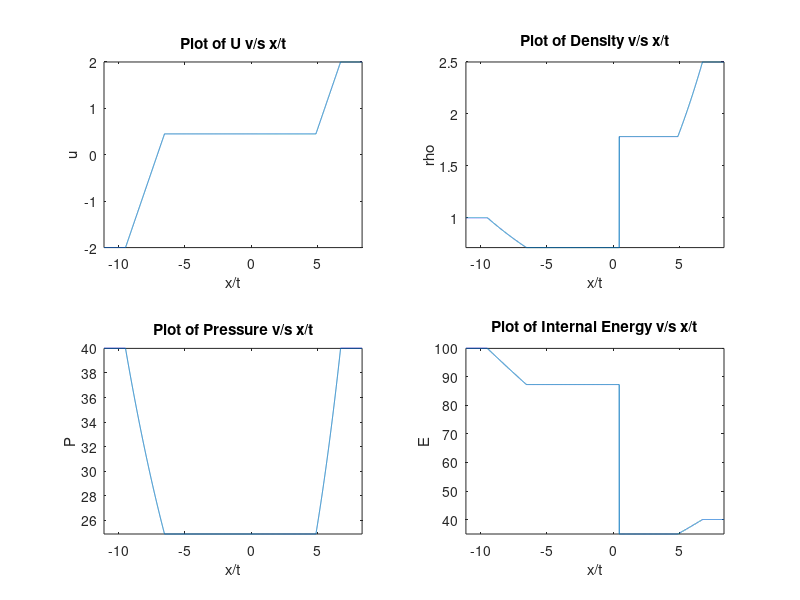

Write MATLAB code to recreate this figure.
clear 
close all
clc
%% Ratio of specific heats for air
gamma=1.4;
%% Conditions at time t = 0
ch=0;
while (ch==0)
    fprintf ('Choose one of the following cases: \n');
    fprintf ('\n \t Case 1: Sods problem \n');
    fprintf ('\t Case 2: Left running expansion and right running "STRONG" shock \n');
    fprintf ('\t Case 3: Left running shock and right running expansion \n');
    fprintf ('\t Case 4: Double shock \n');
    fprintf ('\t Case 5: Double expansion \n');
    fprintf ('\t Case 6: Cavitation \n');
    Case=input ('\nEnter a case no. <1-6>: ');
    if Case==1
        %------------------------------------------------------------------
        % Case 1: Sod's problem
        %------------------------------------------------------------------
        p1=1;
        p4=0.1;
        u1=0;
        u4=0;
        rho1=1;
        rho4=0.125;
        fprintf('p1 = %f \n', p1);
        fprintf('p4 = %f \n', p4);
        fprintf('u1 = %f \n', u1);
        fprintf('u4 = %f \n', u4);
        fprintf('rho1 = %f \n', rho1);
        fprintf('rho4 = %f \n', rho4);
        ch=1;
    elseif Case==2
        %------------------------------------------------------------------
        % Case 2: Left expansion and right strong shock
        %------------------------------------------------------------------
        p1=1000;
        p4=0.1;
        u1=0;
        u4=0;
        rho1=3;
        rho4=2;
        fprintf('p1 = %f \n', p1);
        fprintf('p4 = %f \n', p4);
        fprintf('u1 = %f \n', u1);
        fprintf('u4 = %f \n', u4);
        fprintf('rho1 = %f \n', rho1);
        fprintf('rho4 = %f \n', rho4);
        ch=1;
    elseif Case==3
        %------------------------------------------------------------------
        % Case 3: Right expansion and left shock
        %------------------------------------------------------------------
        p1=7;
        p4=10;
        u1=0;
        u4=0;
        rho1=1;
        rho4=1;
        fprintf('p1 = %f \n', p1);
        fprintf('p4 = %f \n', p4);
        fprintf('u1 = %f \n', u1);
        fprintf('u4 = %f \n', u4);
        fprintf('rho1 = %f \n', rho1);
        fprintf('rho4 = %f \n', rho4);
        ch=1;
    elseif Case == 4
        %------------------------------------------------------------------
        % Case 4: Double shock
        %------------------------------------------------------------------
        p1=450;
        p4=45;
        u1=20;
        u4=-6;
        rho1=6;
        rho4=6;
        fprintf('p1 = %f \n', p1);
        fprintf('p4 = %f \n', p4);
        fprintf('u1 = %f \n', u1);
        fprintf('u4 = %f \n', u4);
        fprintf('rho1 = %f \n', rho1);
        fprintf('rho4 = %f \n', rho4);
        ch=1;
    elseif Case==5
        %------------------------------------------------------------------
        % Case 5: Double expansion
        %------------------------------------------------------------------
        p1=40;
        p4=40;
        u1=-2;
        u4=2;
        rho1=1;
        rho4=2.5;
        fprintf('p1 = %f \n', p1);
        fprintf('p4 = %f \n', p4);
        fprintf('u1 = %f \n', u1);
        fprintf('u4 = %f \n', u4);
        fprintf('rho1 = %f \n', rho1);
        fprintf('rho4 = %f \n', rho4);
        ch=1;
    elseif Case==6
        %------------------------------------------------------------------
        % Case 6: Cavitation
        %------------------------------------------------------------------
        p1=0.4;
        p4=0.4;
        u1=-20;
        u4=20;
        rho1=1;
        rho4=1;
        fprintf('p1 = %f \n', p1);
        fprintf('p4 = %f \n', p4);
        fprintf('u1 = %f \n', u1);
        fprintf('u4 = %f \n', u4);
        fprintf('rho1 = %f \n', rho1);
        fprintf('rho4 = %f \n', rho4);
        ch=1;
    else
        fprintf ('Please enter an appropriate choice \n');
    end
end
%--------------------------------------------------------------------------
% Calculation of flow parameters at initial condition
%--------------------------------------------------------------------------
a1=sqrt(gamma*p1/rho1);
a4=sqrt(gamma*p4/rho4);
M1=u1/a1;
M4=u4/a4;
if u1<0 && u4>0 && (u1+(2/(gamma-1))*a1)<=(u4-(2/(gamma-1))*a4)
    fprintf('\n Cavitation is observed in this case of double expansion. No solution possible \n');
else
    p23up=(((gamma-1)/2*(u1-u4)+a1+a4)/((a1*(p1)^((2*gamma)/(gamma-1)))+...
          (a4*(p4)^((2*gamma)/(gamma-1)))))^((2*gamma)/(gamma-1)); % upper limit
    p23down=(rho1*a1*p4+rho4*a4*p1-(rho1*a1*rho4*a4*(u4-u1)))/(rho1*a1+rho4*a4); %lower limit by linear theory
    s=0;
    if p23down>=p1
        s=1;
    end
    ss=0;
    if p23down>=p4
        ss=1;
    end
    if s==1
        m1=rho1*a1*sqrt(1+((gamma+1)*(p23up-p1)/(2*gamma*p1)));
        m1d=rho1*a1*sqrt(1+((gamma+1)*(p23down-p1)/(2*gamma*p1)));
    else
        m1=rho1*a1*(gamma-1)/(2*gamma)*(1-p23up/p1)/(1-(p23up/p1)^((gamma-1)/(2*gamma)));
        m1d=rho1*a1*(gamma-1)/(2*gamma)*(1-p23down/p1)/(1-(p23down/p1)^((gamma-1)/(2*gamma)));
    end
    if ss==1
        m4=rho4*a4*sqrt(1+((gamma+1)*(p23up-p4)/(2*gamma*p4)));
        m4d=rho4*a4*sqrt(1+((gamma+1)*(p23down-p4)/(2*gamma*p4)));
    else
        m4=rho4*a4*(gamma-1)/(2*gamma)*(1-p23up/p4)/(1-(p23up/p4)^((gamma-1)/(2*gamma)));
        m4d=rho4*a4*(gamma-1)/(2*gamma)*(1-p23down/p4)/(1-(p23down/p4)^((gamma-1)/(2*gamma)));
    end
    p23=(m1*p4+m4*p1-m1*m4*(u4-u1))/(m1+m4);
    f=p23up-p23;
    p23d=(m1d*p4+m4d*p1-m1d*m4d*(u4-u1))/(m1d+m4d);
    ff=p23d-p23;
    j=0;
    %----------------------------------------------------------------------
    % Iteration procedure starts from here
    %----------------------------------------------------------------------
    while abs(f)>0.000001
        p23up=p23up-(f*(p23up-p23d)/(f-ff));
        if s==1
            m1=rho1*a1*sqrt(1+((gamma+1)*(p23up-p1)/(2*gamma*p1)));
            m1d=rho1*a1*sqrt(1+((gamma+1)*(p23down-p1)/(2*gamma*p1)));
        else
            m1=rho1*a1*(gamma-1)/(2*gamma)*(1-p23up/p1)/(1-(p23up/p1)^((gamma-1)/(2*gamma)));
            m1d=rho1*a1*(gamma-1)/(2*gamma)*(1-p23down/p1)/(1-(p23down/p1)^((gamma-1)/(2*gamma)));
        end
        if ss==1
            m4=rho4*a4*sqrt(1+((gamma+1)*(p23up-p4)/(2*gamma*p4)));
            m4d=rho4*a4*sqrt(1+((gamma+1)*(p23down-p4)/(2*gamma*p4)));
        else
            m4=rho4*a4*(gamma-1)/(2*gamma)*(1-p23up/p4)/(1-(p23up/p4)^((gamma-1)/(2*gamma)));
            m4d=rho4*a4*(gamma-1)/(2*gamma)*(1-p23down/p4)/(1-(p23down/p4)^((gamma-1)/(2*gamma)));
        end
        p23=(m1*p4+m4*p1-m1*m4*(u4-u1))/(m1+m4);
        f=p23up-p23;
        p23d=(m1d*p4+m4d*p1-m1d*m4d*(u4-u1))/(m1d+m4d);
        ff=p23d-p23;
        j=j+1;
        if j>450000;
            fprintf ('No convergance \n');
            break;
        end
    end 
    %----------------------------------------------------------------------
    % Root finder ends. Calculation of flow parameters depending whether 
    % shock or an expansion is observed
    %----------------------------------------------------------------------
    u23=(m1*u1+m4*u4-(p4-p1))/(m1+m4);
    if s==1
        rho2=rho1*(1+(((gamma+1)/(gamma-1))*p23/p1))/(((gamma+1)/(gamma-1))+p23/p1);
        if u23>u1
            fprintf('Expansion shock-not physically possible \n');
            return;
        end
    else
        rho2=rho1*(p23/p1)^(1/gamma);
    end
    if ss==1
        rho3=rho4*(1+(((gamma+1)/(gamma-1))*p23/p4))/(((gamma+1)/(gamma-1))+p23/p4);
        if u23<u4
            fprintf('Expansion shock-not physically possible \n');
            return;
        end
    else
        rho3=rho4*(p23/p4)^(1/gamma);
    end
    a2=sqrt(gamma*p23/rho2);
    a3=sqrt(gamma*p23/rho3);
end
%--------------------------------------------------------------------------
% Print calculated flow quantities
%--------------------------------------------------------------------------
fprintf('\n Solution of Riemann problem: \n');
fprintf('P* = %f \n',p23);
fprintf('U* = %f \n',u23);
fprintf('rho2 = %f \n',rho2);
fprintf('rho3 = %f \n',rho3);
%--------------------------------------------------------------------------
% Variable initialization
%--------------------------------------------------------------------------
cs12=0;
cs34=0;
expc121=0;
expc122=0;
expc341=0;
expc342=0;
%--------------------------------------------------------------------------
% Calculation of shock/expansion speeds
%--------------------------------------------------------------------------
if s==1
    cs12l=a1*sqrt(1+(gamma+1)/(2*gamma)*(p23-p1)/p1);
    cs12=u1-abs(cs12l);
else
    expc121=u1-a1;
    expc122=u23-a2;
end
if ss==1
    cs34r=a4*sqrt(1+(gamma+1)/(2*gamma)*(p23-p4)/p4);
    cs34=u4+abs(cs34r);
else
    expc341=u4+a4;
    expc342=u23+a3;
end
%--------------------------------------------------------------------------
% Array construction
%--------------------------------------------------------------------------
maxxt=max([cs12 cs34 expc121 expc122 expc341 expc342]);
minxt=min([cs12 cs34 expc121 expc122 expc341 expc342]);
offsetxt=0.1*(maxxt-minxt);
if s==1
    xt(1)=cs12-offsetxt;
    incr=abs(offsetxt)/1500;
    for i=1:1500
        xt(i+1)=xt(i)+incr;
        u(i)=u1;
        rho(i)=rho1;
        p(i)=p1;
        e(i)=p(i)/(gamma-1)/rho(i);
    end
    xt(1500)=cs12;
    incr=abs(u23-cs12)/1500;
    for i=1501:3000
        xt(i+1)=xt(i)+incr;
        u(i)=u23;
        rho(i)=rho2;
        p(i)=p23;
        e(i)=p(i)/(gamma-1)/rho(i);
    end
    xt(3000)=u23;
else
    xt(1)=expc121-offsetxt;
    incr=abs(offsetxt)/1000;
    for i=1:1000
        xt(i+1)=xt(i)+incr;
        u(i)=u1;
        rho(i)=rho1;
        p(i)=p1;
        e(i)=p(i)/(gamma-1)/rho(i);
    end
    xt(1000)=expc121;
    incr=abs(expc122-expc121)/1000;
    for i=1001:2000
        xt(i+1)=xt(i)+incr;
        if expc122>=0
            u(i)=2/(gamma+1)*(xt(i)-a1)+(gamma-1)/(gamma+1)*u1;
            a=((gamma-1)/(gamma+1)*(xt(i)-u1))+(2/(gamma+1)*a1);
        else
            u(i)=2/(gamma+1)*(xt(i)+a1)+(gamma-1)/(gamma+1)*u1;
            a=(-(gamma-1)/(gamma+1)*(xt(i)-u1))+(2/(gamma+1)*a1);
        end
        rho(i)=rho1*(a/a1)^(2/(gamma-1));
        p(i)=p1*(a/a1)^(2*gamma/(gamma-1));
        e(i)=p(i)/(gamma-1)/rho(i);
    end
    xt(2000)=expc122;
    incr=abs(expc122-u23)/1000;
    for i=2001:3000
        xt(i+1)=xt(i)+incr;
        u(i)=u23;
        rho(i)=rho2;
        p(i)=p23;
        e(i)=p(i)/(gamma-1)/rho(i);
    end
    xt(3000)=u23;
end
if ss==1
    incr=abs(u23-cs34)/1500;
    for i=3001:4500
        xt(i)=xt(i-1)+incr;
        u(i)=u23;
        rho(i)=rho3;
        p(i)=p23;
        e(i)=p(i)/(gamma-1)/rho(i);
    end
    xt(4500)=cs34;
    incr=abs(offsetxt)/1500;
    for i=4501:6000
        xt(i)=xt(i-1)+incr;
        u(i)=u4;
        rho(i)=rho4;
        p(i)=p4;
        e(i)=p(i)/(gamma-1)/rho(i);
    end
else
    incr=abs(expc342-u23)/1000;
    for i=3001:4000
        xt(i)=xt(i-1)+incr;
        u(i)=u23;
        rho(i)=rho3;
        p(i)=p23;
        e(i)=p(i)/(gamma-1)/rho(i);
    end
    xt(4000)=expc342;
    incr=abs(expc342-expc341)/1000;
    for i=4001:5000
        xt(i)=xt(i-1)+incr;
        if expc341>=0
            u(i)=2/(gamma+1)*(xt(i)-a4)+(gamma-1)/(gamma+1)*u4;
            a=((gamma-1)/(gamma+1)*(xt(i)-u4))+(2/(gamma+1)*a4);
        else
            u(i)=2/(gamma+1)*(xt(i)+a4)+(gamma-1)/(gamma+1)*u4;
            a=(-(gamma-1)/(gamma+1)*(xt(i)-u4))+(2/(gamma+1)*a4);
        end
        rho(i)=rho4*(a/a4)^(2/(gamma-1));
        p(i)=p4*(a/a4)^(2*gamma/(gamma-1));
        e(i)=p(i)/(gamma-1)/rho(i);
    end
    xt(5000)=expc341;
    incr=abs(offsetxt)/1000;
    for i=5001:6000
        xt(i)=xt(i-1)+incr;
        u(i)=u4;
        rho(i)=rho4;
        p(i)=p4;
        e(i)=p(i)/(gamma-1)/rho(i);
    end
end
%--------------------------------------------------------------------------
% Plotting instructions
%--------------------------------------------------------------------------
subplot (2,2,1)
plot(xt,u);
title('Plot of U v/s x/t');
xlabel ('x/t');
ylabel ('u');
axis tight;
subplot (2,2,2)
plot(xt,rho);
title('Plot of Density v/s x/t');
xlabel ('x/t');
ylabel ('rho');
axis tight;
subplot (2,2,3)
plot(xt,p);
title('Plot of Pressure v/s x/t');
xlabel ('x/t');
ylabel ('P');
axis tight;
subplot (2,2,4)
plot(xt,e);
title('Plot of Internal Energy v/s x/t');
xlabel ('x/t');
ylabel ('E');
axis tight;




























